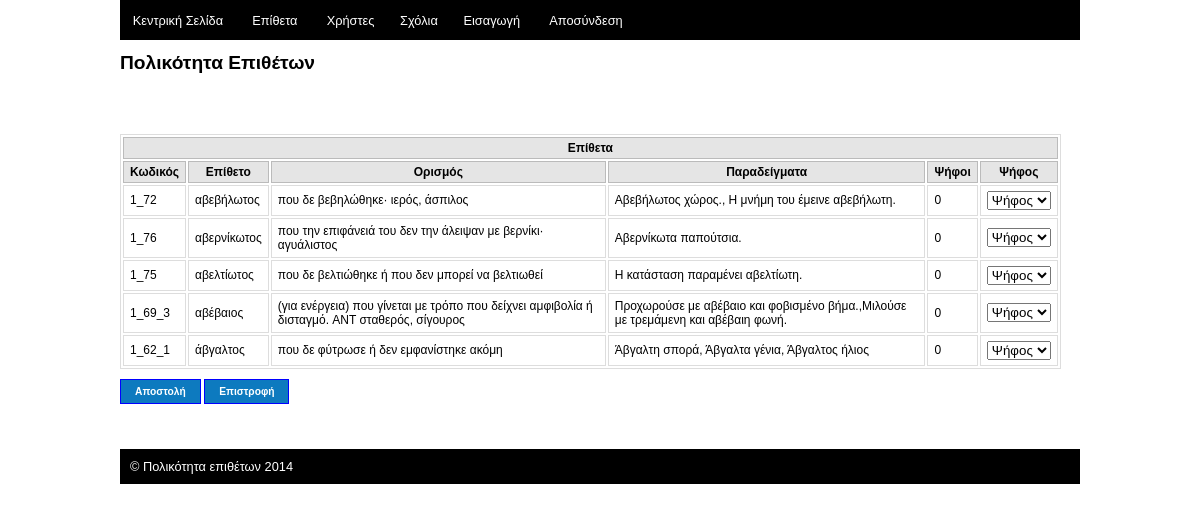
Screenshot of /project/site/admin/voting.php (signed in) with the database file from the repository.
### tables this page shows
CREATE TABLE IF NOT EXISTS `adjectives` (
  `code` varchar(255) NOT NULL,
  `adjective` varchar(255) NOT NULL,
  `definition` varchar(500) NOT NULL,
  PRIMARY KEY (`code`)
);

### project/site/includes/functions.php (called while the page is built, shortened)
<?php
function isAdvanced() {
	if( isset( $_SESSION['userType'])  &&  $_SESSION['userType'] == 'advanced') {
		return true;
	} else {
		return false;
	}
}
function getAdjectivesForVoting($username){
	$username = mysql_escape_string($username);
	$adjective_list=array();
	$sql="SELECT * FROM `adjectives` WHERE code not in ( select code from rankings where username='$username') LIMIT 1000 " ;
	$result = mysql_query($sql) or die(mysql_error());
	while($row = mysql_fetch_array($result)) {
		$adjective=new Adjective();
		$adjective->code=$row['code'];
		$adjective->adjective=$row['adjective'];
		$adjective->definition=$row['definition'];
		$sql="SELECT example FROM examples where code='$adjective->code' ";
		$res = mysql_query($sql);
		$i=0;
		while($myrow = mysql_fetch_array($res))	{
			$adjective->examples[$i] = $myrow['example'];
			$i++;
		}
		$sql="SELECT count(*) as count FROM rankings where code='$adjective->code' ";
		$res = mysql_query($sql);
		$myrow = mysql_fetch_array($res);
		$adjective->votes = $myrow['count'];
		$adjective_list[]=$adjective;
	}
    usort($adjective_list, "cmp");
	return $adjective_list;
}
 function cmp($a, $b){
        if($a->votes < $b->votes)
			return false;
		else
			return true;
}
?>

### project/site/admin/voting.php (the view, shortened to what this page needs)
<?php
$username = $_SESSION['username'];
include('header.php');
?>
<div id="content">
<h1>Πολικότητα Επιθέτων</h1>
<br/><br/>
<?php
	$adjectives = getAdjectivesForVoting( $username );
	if(count($adjectives)>0){
?>
<br/>
<form action="" method="post">
	<table>
		<tr>
			<th colspan='7' ><strong>Επίθετα </strong></th>
		</tr>
		<tr>
			<th><strong>Κωδικός</strong></th>
			<th><strong>Επίθετο</strong></th>
			<th><strong>Ορισμός</strong></th>
			<th><strong>Παραδείγματα</strong></th>
			<th><strong>Ψήφοι</strong></th>
		 	<th colspan='2'><strong>Ψήφος</strong></th>
		</tr>
		<?php
		$count=0;
		foreach ( $adjectives as $adjective){
			if($count==ADJECTIVE_MAX_VOTING)
				break;
			$code = $adjective->code;
			echo "<tr>";
			echo "  <td>$code</td>
					<td>$adjective->adjective</td>
					<td>$adjective->definition</td>
					<td>" . implode(",", $adjective->examples) ."</td>
					<td>$adjective->votes</td>";
			echo "  <td colspan='2'> <select name='vote[]'><option value=''>Ψήφος</option><option>-2</option><option>-1</option><option>0</option><option>1</option><option>2</option></select> </td>";
			echo "</tr>";
			$count++;
		}
		?>
	</table>
	<input type="submit" name="submit" value="Αποστολή" class="button" />
	<a href="adjectives.php"  class="button">Επιστροφή</a>
	</form>
	<?php
	}
	?>
</div>
<br/><br/><br/>
<?php
include('footer.php');
?>

### project/site/admin/header.php (shortened to what this page needs)
<!DOCTYPE html>
<html lang="en">
<head>
<link href="<?php echo DIR;?>css/adminstyle.css" rel="stylesheet" type="text/css" />
</head>
<body>
<div id="wrapper">
	<div id="navigation">
		<ul class="menu">
			<li><a href="<?php echo DIRADMIN;?>">Κεντρική Σελίδα</a></li>
			<li><a href="<?php echo DIRADMIN;?>adjectives.php">Επίθετα</a></li>
			<?php
				if (isAdvanced()) {
					echo  "<li><a href='" .DIRADMIN . "users.php'>Χρήστες</a></li>";
					echo  "<li><a href='" .DIRADMIN . "contactus.php'>Σχόλια</a><li>";
					echo "<li><a href='". DIRADMIN. "imports.php'>Εισαγωγή</a><li>";
				}
			?>
			<li><a href="<?php echo DIRADMIN;?>?logout">Αποσύνδεση</a></li>
		</ul>
	</div>

### project/site/admin/footer.php
	<div id="footer">
		<span class="copy" style="margin-left: 10px;">&copy; <?php echo SITETITLE.' '. date('Y');?> </span>
	</div>
</div>
</body>
</html>

### project/site/css/adminstyle.css (style rules this page uses)
body { font-size: 80%; font-family:Arial, Helvetica, sans-serif; margin:0; }
#wrapper { margin:auto; width:960px; }
#navigation { background:#000000; height:40px; }
.menu { float: left; margin-bottom: 1em; padding:0px; }
.menu a { padding: .75em 1em; text-decoration:none; color:#ffffff; }
.menu a { color:#ffffff; }
.menu li { background:#000000; display:inline; }
#content { width:960px; margin:auto; }
#footer { clear:both; color:#fff; height:auto; margin:auto; padding:10px 0px; width:960px; background:#000; margin-bottom:10px; }
a { text-decoration:none; color:#2d67a7; background-color: inherit; }
h1 { font-size: 1.5em; line-height: 1em; padding-bottom:0.2em; }
.button { background:#0D7ABF none repeat-x scroll bottom left; color:#ffffff; border:1px solid #00F; color:#ffffff; font-size:0.8em; padding:6px 14px; font-weight:bold; font-family:Verdana, Arial, Helvetica, sans-serif; }
table { width:98%; border:1px solid #DDDDDD; font-size:12px; color:#000;background:#fff; margin-bottom:10px; }
table th { background-color:#E5E5E5; border:1px solid #BBBBBB; padding:3px 6px; font-weight:normal; color:#000; }
table tr td { border:1px solid #DDDDDD; padding:5px 6px; }

### rows the page displays
adjectives: code "1_72", adjective "αβεβήλωτος", definition "που δε βεβηλώθηκε· ιερός, άσπιλος", examples "Αβεβήλωτος χώρος., H μνήμη του έμεινε αβεβήλωτη.", votes "0"
adjectives: code "1_76", adjective "αβερνίκωτος", definition "που την επιφάνειά του δεν την άλειψαν με βερνίκι· αγυάλιστος", examples "Aβερνίκωτα παπούτσια.", votes "0"
adjectives: code "1_75", adjective "αβελτίωτος", definition "που δε βελτιώθηκε ή που δεν μπορεί να βελτιωθεί", examples "H κατάσταση παραμένει αβελτίωτη.", votes "0"
adjectives: code "1_69_3", adjective "αβέβαιος", definition "(για ενέργεια) που γίνεται με τρόπο που δείχνει αμφιβολία ή δισταγμό. ANT σταθερός, σίγουρος", examples "Προχωρούσε με αβέβαιο και φοβισμένο βήμα.,Mιλούσε με τρεμάμενη και αβέβαιη φωνή.", votes "0"
adjectives: code "1_62_1", adjective "άβγαλτος", definition "που δε φύτρωσε ή δεν εμφανίστηκε ακόμη", examples "Άβγαλτη σπορά, Άβγαλτα γένια, Άβγαλτος ήλιος", votes "0"

### other values shown
SITETITLE "Πολικότητα επιθέτων"
